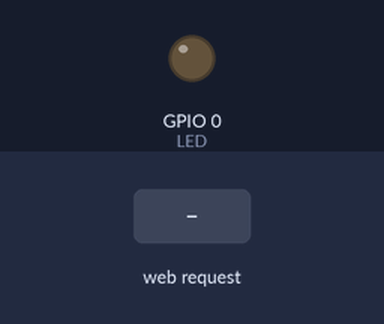
Bench run of a sketch on a simulated ESP8266 (NodeMCU). Shown: output pins drawn as LEDs (lit = HIGH). The inputs (shaded band) are chosen by the test bench. WiFi joins after 1.5 s; servers stay silent unless stated; what the sketch prints to the serial monitor is not drawn.

Above: at 2.7 s.
2.8 s: HTTP request GET /ledON received
At 4.0 s:
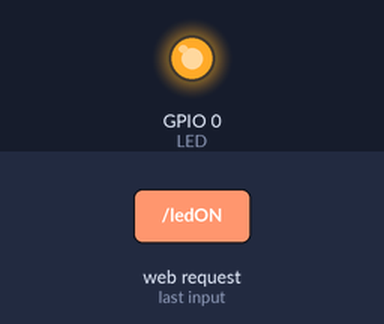
4.3 s: HTTP request GET /ledOFF received
At 5.2 s:
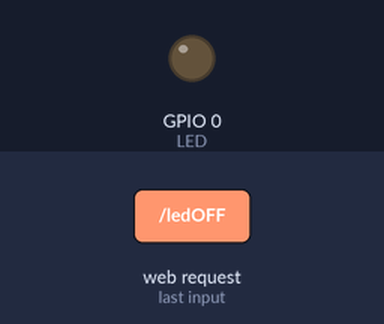
Timing chart, 0 to 7.3 s (numbered marks = the images above; inputs shaded):
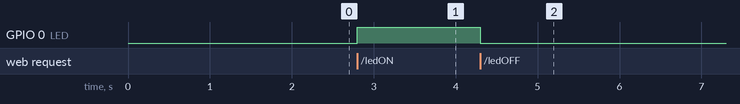

Measured:
- after the input at 2.8 s, GPIO 0 (LED): LOW → HIGH at once
- after the input at 4.3 s, GPIO 0 (LED): HIGH → LOW at once

The sketch:

Wifi_switch_test.ino
```cpp
#include <ESP8266WiFi.h>
#include <WiFiClient.h>
#include <ESP8266WebServer.h>
#include <ESP8266mDNS.h>

ESP8266WebServer Webserver(80);

// Replace with your network credentials
const char* ssid = "NASA";
const char* password = "261121242611212404";

String HTMLpage = "";
int LED = 0;

void setup(void) {
  HTMLpage += "<head><title>Webserver Tutorial</title></head><h3>ESP8266 Webserver Demo (Toggle LED)</h3><p>LED <a href=\"ledON\"><button>ON</button></a> <a href=\"ledOFF\"><button>OFF</button></a></p>";

  pinMode(LED, OUTPUT);
  digitalWrite(LED, LOW);
  Serial.begin(115200);
  WiFi.begin(ssid, password);
  Serial.println("");

  // Wait for connection
  while (WiFi.status() != WL_CONNECTED) {
    delay(500);
    Serial.print(".");
  }
  Serial.println("");
  Serial.print("Connected to ");
  Serial.println(ssid);
  Serial.print("IP address: ");
  Serial.println(WiFi.localIP());

  if (MDNS.begin("esp8266", WiFi.localIP())) {
    Serial.println("MDNS responder started");
  }

  Webserver.on("/", []() {
    Webserver.send(200, "text/html", HTMLpage);
  });
  Webserver.on("/ledON", []() {
    Webserver.send(200, "text/html", HTMLpage + "<p>LED is ON</p>");
    digitalWrite(LED, HIGH);
    delay(1000);
  });
  Webserver.on("/ledOFF", []() {
    Webserver.send(200, "text/html", HTMLpage + "<p>LED is OFF</p>");
    digitalWrite(LED, LOW);
    delay(1000);
  });

  Webserver.begin();
  Serial.println("HTTP Webserver started");
}

void loop(void) {
  Webserver.handleClient();
}
```
